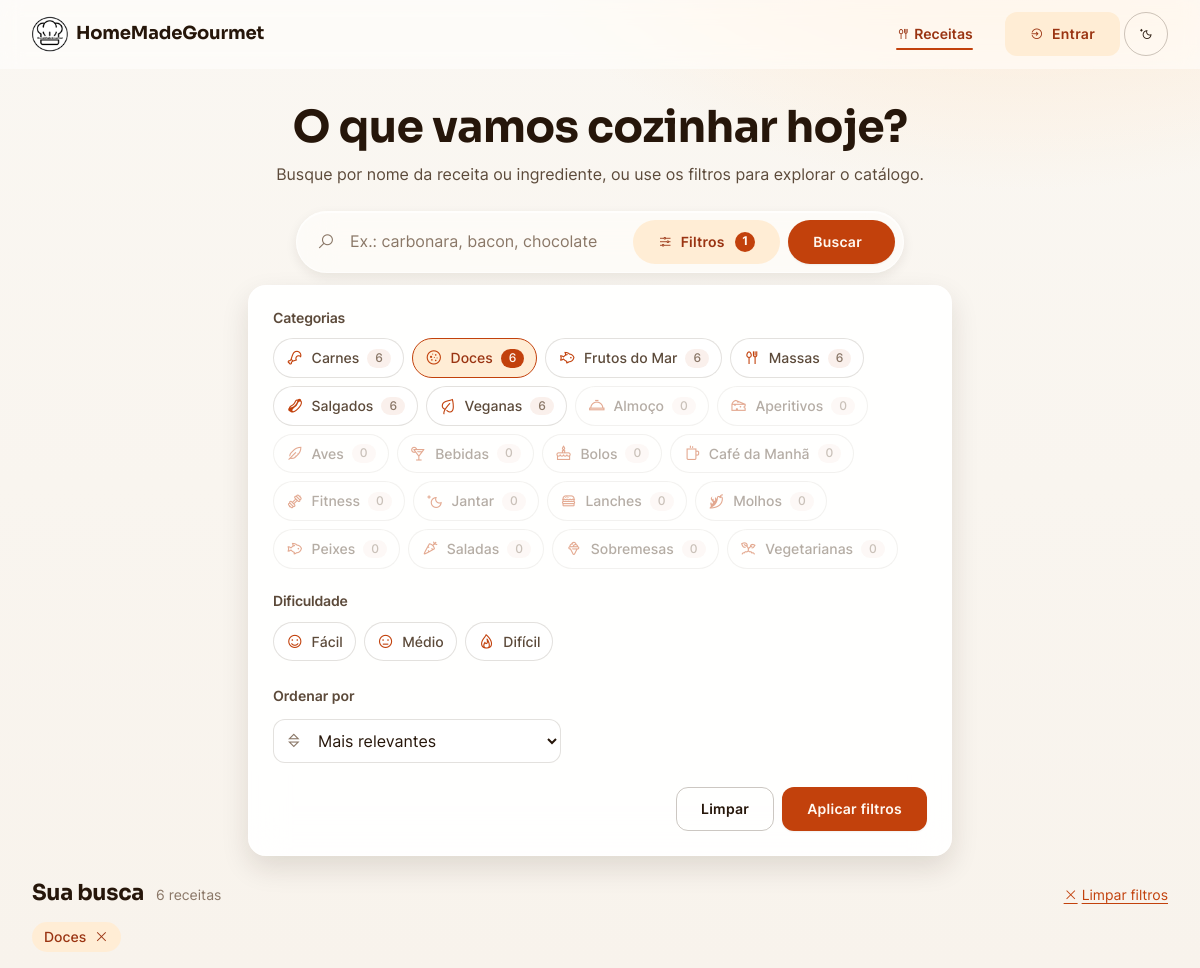
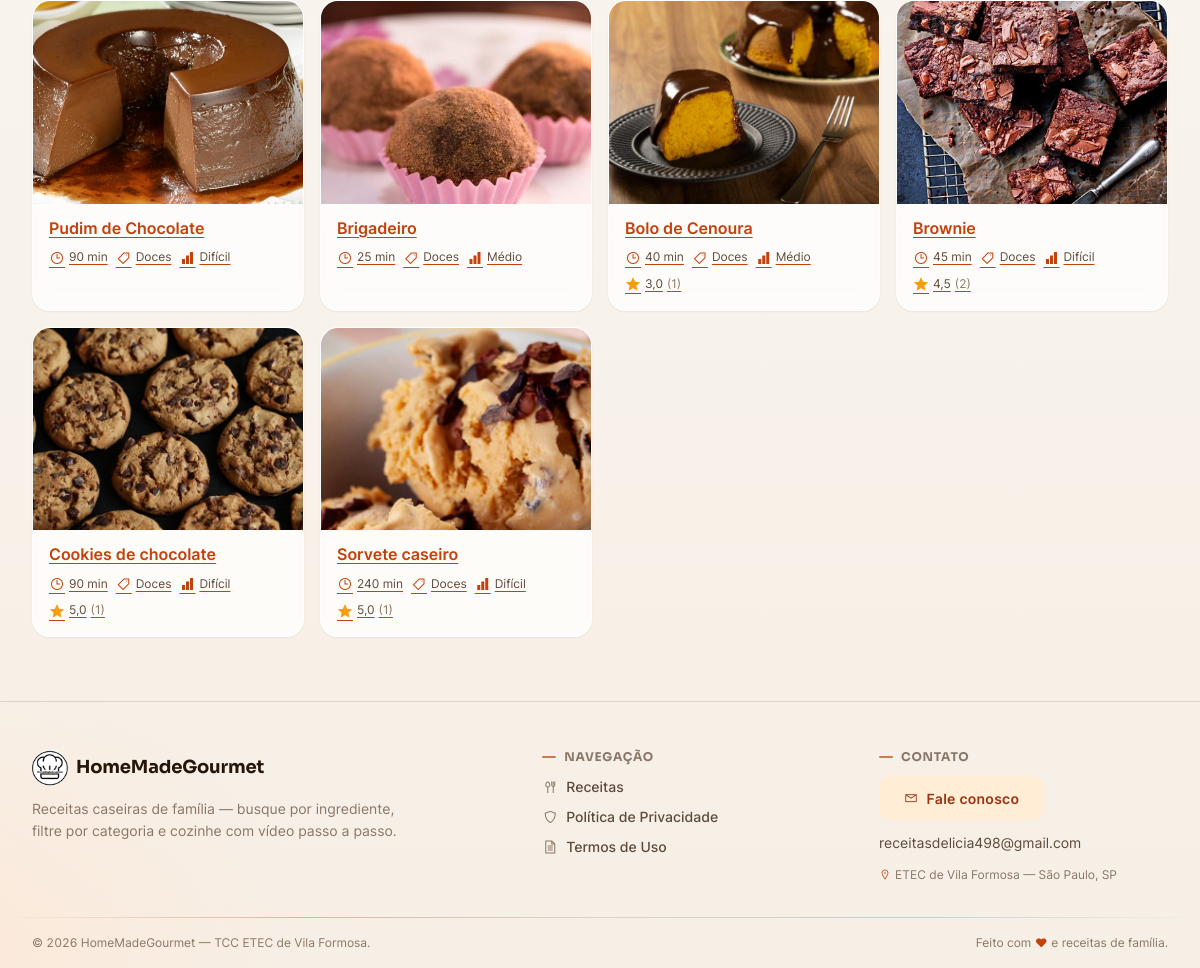
The app's page /index.php?categoriaReceita=5&buscar=1 with its own data (2 pictures, top to bottom).
### tables this page shows
CREATE TABLE categoria (
    idCategoria   INT UNSIGNED  NOT NULL AUTO_INCREMENT,
    nomeCategoria VARCHAR(30)   NOT NULL,
    icone         VARCHAR(40)   NULL COMMENT 'Classe do ícone Line Awesome (ex.: la-fish) — permite adicionar categorias sem tocar no código',

    CONSTRAINT pk_categoria             PRIMARY KEY (idCategoria),
    CONSTRAINT uq_categoria_nome        UNIQUE (nomeCategoria),
    CONSTRAINT ck_categoria_nome_valido CHECK (CHAR_LENGTH(TRIM(nomeCategoria)) >= 3)
);

CREATE TABLE receita (
    idReceita     INT UNSIGNED   NOT NULL AUTO_INCREMENT,
    nomeReceita   VARCHAR(70)    NOT NULL,
    porcoes       SMALLINT UNSIGNED NOT NULL,
    tempoReceita  VARCHAR(10)    NOT NULL,
    qtdCalorias   DECIMAL(7,2)   NOT NULL,
    link          VARCHAR(400)   NOT NULL COMMENT 'Embed (iframe) do vídeo no YouTube (youtube-nocookie)',
    ingrediente_1  VARCHAR(60)   NULL,
    ingrediente_2  VARCHAR(60)   NULL,
    ingrediente_3  VARCHAR(60)   NULL,
    ingrediente_4  VARCHAR(60)   NULL,
    ingrediente_5  VARCHAR(60)   NULL,
    ingrediente_6  VARCHAR(60)   NULL,
    ingrediente_7  VARCHAR(60)   NULL,
    ingrediente_8  VARCHAR(60)   NULL,
    ingrediente_9  VARCHAR(60)   NULL,
    ingrediente_10 VARCHAR(60)   NULL,
    ingrediente_11 VARCHAR(60)   NULL,
    ingrediente_12 VARCHAR(60)   NULL,
    ingrediente_13 VARCHAR(60)   NULL,
    ingrediente_14 VARCHAR(60)   NULL,
    ingrediente_15 VARCHAR(60)   NULL,
    modoPreparo   TEXT           NOT NULL,
    idcategoriaFK INT UNSIGNED   NULL,
    imagem        VARCHAR(30)    NOT NULL,
    dificuldade    ENUM('Fácil','Médio','Difícil') NULL COMMENT 'Grau de dificuldade exibido no card e na página',
    tempoCozimento VARCHAR(10)   NULL COMMENT 'Tempo de cozimento, separado do tempo total de preparo',
    dicas          TEXT          NULL COMMENT 'Dicas/observações opcionais exibidas na página da receita',
    proteinas      DECIMAL(6,2)  NULL COMMENT 'Proteínas por porção (g) — bloco nutricional',
    carboidratos   DECIMAL(6,2)  NULL COMMENT 'Carboidratos por porção (g)',
    gorduras       DECIMAL(6,2)  NULL COMMENT 'Gorduras por porção (g)',

    CONSTRAINT pk_receita              PRIMARY KEY (idReceita),
    CONSTRAINT uq_receita_nome         UNIQUE (nomeReceita),
    CONSTRAINT uq_receita_link         UNIQUE (link),
    CONSTRAINT ck_receita_porcoes      CHECK (porcoes > 0),
    CONSTRAINT ck_receita_calorias     CHECK (qtdCalorias >= 0),
    CONSTRAINT ck_receita_ingrediente1 CHECK (ingrediente_1 IS NOT NULL)
);

### src/Presentation/View/partials/filters.php (the view, shortened to what the rows shown need)
<div class="filters-panel" id="filtersPanel" hidden>
    <div class="filters-panel__group">
        <h2 class="filters-panel__title" id="filtroCategorias">Categorias</h2>
        <ul class="filters-cats" role="list" aria-labelledby="filtroCategorias">
            <?php foreach ($categories as $categoria): ?>
                <li>
                    <label class="filter-chip">
                        <span class="filter-chip__body">
                            <i class="las <?= htmlspecialchars($categoria['icon'] ?? 'la-utensils') ?>" aria-hidden="true"></i>
                            <?= htmlspecialchars($categoria['name']) ?>
                            <span class="filter-chip__count"><?= (int) $categoria['total'] ?></span>
                        </span>
                    </label>
                </li>
            <?php endforeach; ?>
        </ul>
    </div>
    <div class="filters-panel__group">
        <h2 class="filters-panel__title" id="filtroDificuldade">Dificuldade</h2>
    </div>
</div>

### src/Presentation/View/index.php (shortened to what the rows shown need)
<?php
$cards = $viewData['cards'] ?? [];
$categories = $viewData['categories'] ?? [];
$filters = $viewData['filters'] ?? ['search' => null, 'categoryIds' => [], 'difficulties' => [], 'sort' => 'relevancia'];
$errorMessage = $viewData['errorMessage'] ?? null;
$filtrando = ($filters['search'] ?? null) !== null || ($filters['categoryIds'] ?? []) !== [] || ($filters['difficulties'] ?? []) !== [];
?>
<!DOCTYPE html>
<html lang="pt-br">
<head>
<?php
require __DIR__ . '/partials/head.php';
?>
</head>
<body>
    <main id="conteudo" role="main">
        <section class="search-hero container" aria-labelledby="tituloBusca">
            <h1 id="tituloBusca">O que vamos cozinhar hoje?</h1>
            <form action="index.php" method="GET" id="formSearch" role="search" aria-label="Buscar e filtrar receitas">
                <?php require __DIR__ . '/partials/filters.php'; ?>
            </form>
        </section>
        <section class="results container" aria-labelledby="tituloResultados">
            <div class="results__head">
                <h2 id="tituloResultados"><?= $filtrando ? 'Sua busca' : 'Receitas' ?></h2>
            </div>
            <?php if (!empty($errorMessage)): ?>
                <div class="empty glass" role="status">
                    <i class="las la-utensils" aria-hidden="true"></i>
                    <h3><?= htmlspecialchars($errorMessage) ?></h3>
                    <p style="margin-inline:auto;">Tente outro ingrediente ou ajuste os filtros.</p>
                    <a class="btn btn--soft" href="index.php">Ver todas as receitas</a>
                </div>
            <?php else: ?>
                <ul class="recipe-grid" id="gradeReceitas" role="list" style="list-style:none; padding:0;">
                    <?php foreach ($cards as $cardIndex => $card): ?>
                        <?php require __DIR__ . '/partials/recipe-card.php'; ?>
                    <?php endforeach; ?>
                </ul>
            <?php endif; ?>
        </section>
    </main>
<?php require __DIR__ . '/partials/footer.php'; ?>
</body>
</html>

### src/Presentation/View/partials/recipe-card.php (shortened to what the rows shown need)
<?php
$slug = Slug::make((string) $card['name']);
$delay = isset($cardIndex) ? min((int) $cardIndex * 40, 400) : 0;
$loading = !empty($cardEager) ? 'eager' : 'lazy';
?>
<li class="card recipe-card reveal" style="animation-delay: <?= $delay ?>ms">
    <a class="recipe-card__btn" href="receita/<?= (int) $card['id'] ?>/<?= $slug ?>"
       aria-label="Ver receita: <?= htmlspecialchars((string) $card['name']) ?>">
        <span class="recipe-card__media">
            <img src="./assets/img/<?= htmlspecialchars((string) $card['image']) ?>"
                 alt="" loading="<?= $loading ?>" width="400" height="300">
        </span>
        <span class="recipe-card__body">
            <span class="recipe-card__title"><?= htmlspecialchars((string) $card['name']) ?></span>
            <span class="recipe-card__meta">
                <span><i class="las la-clock" aria-hidden="true"></i><?= htmlspecialchars((string) $card['time']) ?></span>
                <span><i class="las la-tag" aria-hidden="true"></i><?= htmlspecialchars((string) $card['category']) ?></span>
                <?php if (!empty($card['difficulty'])): ?>
                    <span><i class="las la-signal" aria-hidden="true"></i><?= htmlspecialchars((string) $card['difficulty']) ?></span>
                <?php endif; ?>
                <?php if (!empty($card['rating']['count'])): ?>
                    <span class="recipe-card__rating"><i class="las la-star" aria-hidden="true"></i><?= htmlspecialchars(number_format((float) $card['rating']['average'], 1, ',', '')) ?> <span class="recipe-card__rating-count">(<?= (int) $card['rating']['count'] ?>)</span></span>
                <?php endif; ?>
            </span>
        </span>
    </a>
</li>

### records on screen
categoria: nomeCategoria "Carnes", total "6"
categoria: nomeCategoria "Doces", total "6"
categoria: nomeCategoria "Frutos do Mar", total "6"
categoria: nomeCategoria "Massas", total "6"
categoria: nomeCategoria "Salgados", total "6"
categoria: nomeCategoria "Veganas", total "6"
categoria: nomeCategoria "Almoço", total "0"
categoria: nomeCategoria "Aperitivos", total "0"
categoria: nomeCategoria "Aves", total "0"
categoria: nomeCategoria "Bebidas", total "0"
categoria: nomeCategoria "Bolos", total "0"
categoria: nomeCategoria "Café da Manhã", total "0"
categoria: nomeCategoria "Fitness", total "0"
categoria: nomeCategoria "Jantar", total "0"
categoria: nomeCategoria "Lanches", total "0"
categoria: nomeCategoria "Molhos", total "0"
categoria: nomeCategoria "Peixes", total "0"
categoria: nomeCategoria "Saladas", total "0"
categoria: nomeCategoria "Sobremesas", total "0"
categoria: nomeCategoria "Vegetarianas", total "0"
receita: imagem (picture), nomeReceita "Pudim de Chocolate", tempoReceita "90 min", idcategoriaFK.nomeCategoria "Doces", dificuldade "Difícil"
receita: imagem (picture), nomeReceita "Brigadeiro", tempoReceita "25 min", idcategoriaFK.nomeCategoria "Doces", dificuldade "Médio"
receita: imagem (picture), nomeReceita "Bolo de Cenoura", tempoReceita "40 min", idcategoriaFK.nomeCategoria "Doces", dificuldade "Médio", average "3,0", count "1"
receita: imagem (picture), nomeReceita "Brownie", tempoReceita "45 min", idcategoriaFK.nomeCategoria "Doces", dificuldade "Difícil", average "4,5", count "2"
receita: imagem (picture), nomeReceita "Cookies de chocolate", tempoReceita "90 min", idcategoriaFK.nomeCategoria "Doces", dificuldade "Difícil", average "5,0", count "1"
receita: imagem (picture), nomeReceita "Sorvete caseiro", tempoReceita "240 min", idcategoriaFK.nomeCategoria "Doces", dificuldade "Difícil", average "5,0", count "1"

### other values on screen
count($filters['categoryIds']) "1"
$nivel "Fácil"
$nivel "Médio"
$nivel "Difícil"
$pagination['total'] "6"
$nomePorCategoria[$catId] "Doces"
$emailContato "receitasdelicia498@gmail.com"
form field ordenar "Mais relevantes"
